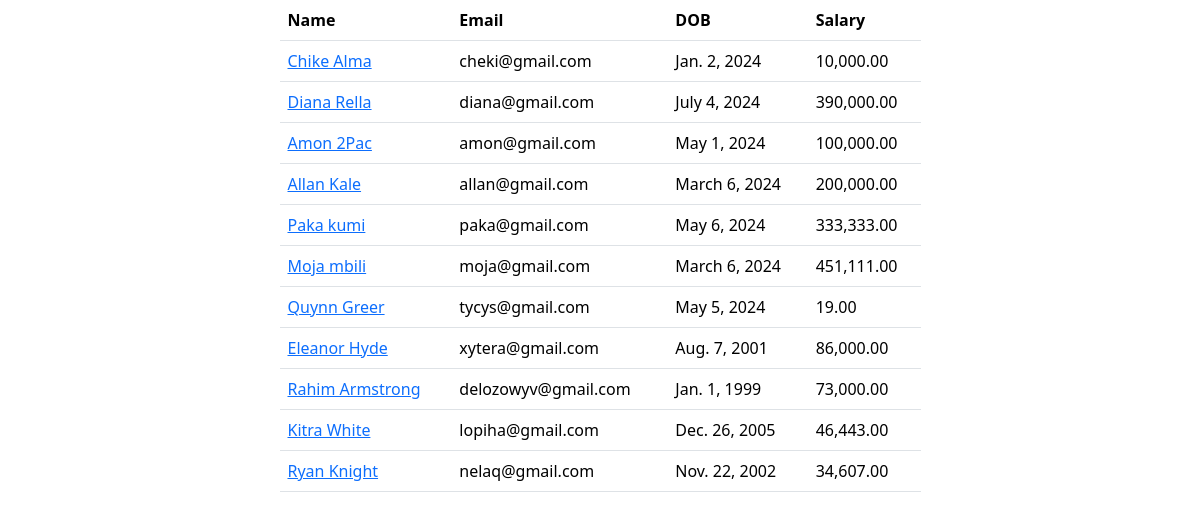
Page /employees on the earlier database version.
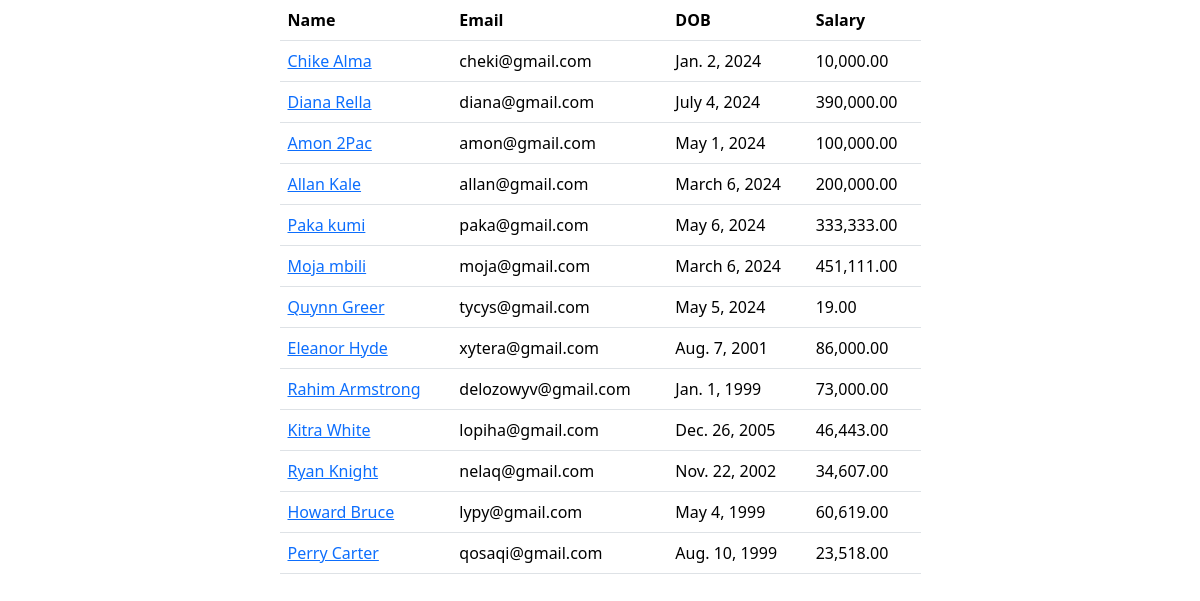
Same page on the later database version.
### main_app/models.py (models this page shows, shortened)
class Employee(models.Model):
    name = models.CharField(max_length=40)
    email = models.EmailField(unique=True)
    dob = models.DateField(null=True, blank=True)
    salary = models.DecimalField(max_digits=10, decimal_places=2)
    disabled = models.BooleanField(default=False)
    profile = models.ImageField(upload_to=unique_image_name, null=True, default="employees/employee.png")
    created_at = models.DateTimeField(auto_now_add=True, null=True)  # once during creation
    updated_at = models.DateTimeField(auto_now=True, null=True)  # Every time an update happens

### main_app/views.py (the view)
# urls.py: path('employees', views.all_employees, name='all'),
def all_employees(request):
    employees = Employee.objects.all()
    return render(request, "all_employees.html", {'employees': employees})

### templates/all_employees.html (shortened to what this page needs)
{% load humanize %}
<!DOCTYPE html>
<html lang="en">
<head>
    <link href="https://cdn.jsdelivr.net/npm/bootstrap@5.3.3/dist/css/bootstrap.min.css" rel="stylesheet">
</head>
<body>
    <div class="container">
        <div class="row justify-content-center">
            <div class="col-sm-7">
                <table class="table">
                    <thead>
                    <tr>
                        <th>Name</th>
                        <th>Email</th>
                        <th>DOB</th>
                        <th>Salary</th>
                    </tr>
                    </thead>
                    <tbody>
                    {% for employee in employees %}
                        <tr>
                            <td>
                                <a href="/employees/{{ employee.id }}">{{ employee.name | capfirst}}</a>
                            </td>
                            <td>{{ employee.email }}</td>
                            <td>{{ employee.dob }}</td>
                            <td>{{ employee.salary | intcomma }}</td>
                        </tr>
                    {% endfor %}
                    </tbody>
                </table>
            </div>
        </div>
    </div>
</body>
</html>

Differences in the rows shown:
added Employee: name "Howard Bruce", email "lypy@gmail.com", dob "May 4, 1999", salary "60,619.00"
added Employee: name "Perry Carter", email "qosaqi@gmail.com", dob "Aug. 10, 1999", salary "23,518.00"
